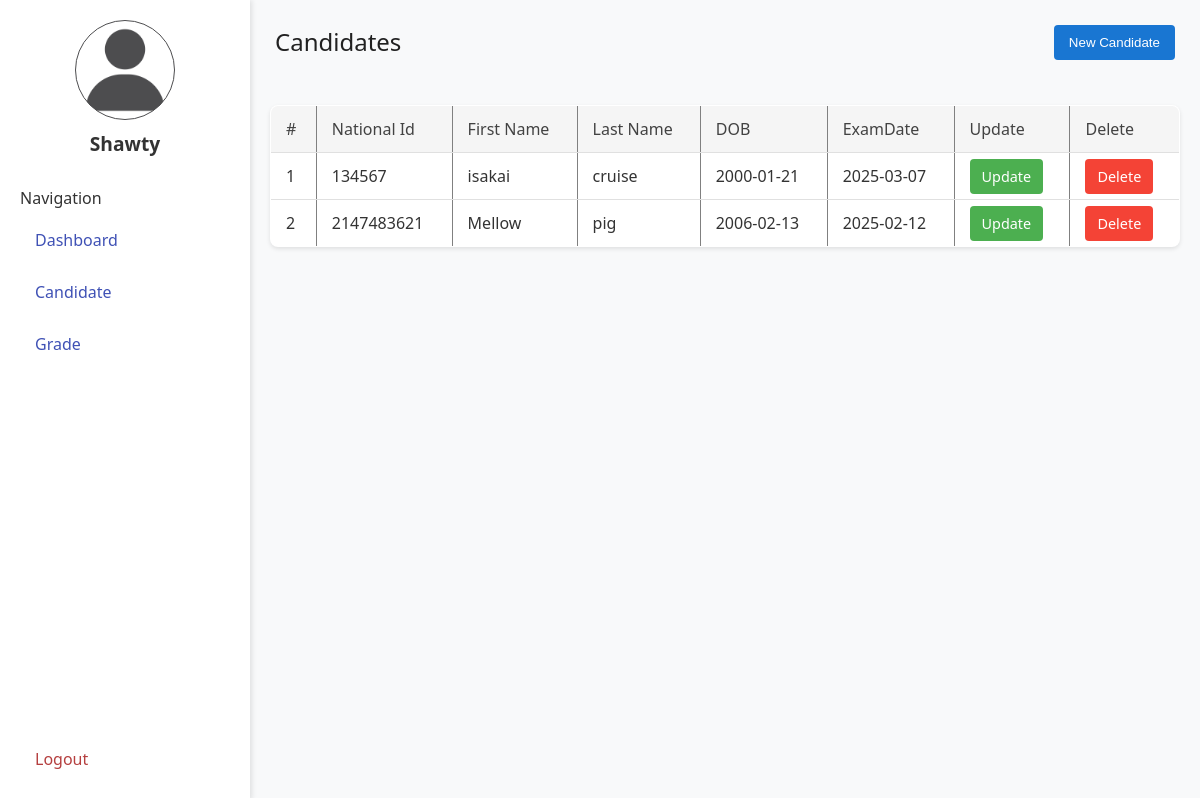
The app's page /pages/candidate_view.php (signed in) with its own data.
### tables this page shows
CREATE TABLE `candidate` (
  `candidateNationalId` int(11) NOT NULL,
  `firstName` varchar(200) NOT NULL,
  `lastName` varchar(200) NOT NULL,
  `DOB` date NOT NULL,
  `ExamDate` date NOT NULL
);

### pages/candidate_view.php (the view, shortened to what this page needs)
<?php
include "../php/connect.php";
$fetch = mysqli_query($con, "SELECT * FROM candidate");
$num = mysqli_num_rows($fetch);
?>
<!DOCTYPE html>
<html lang="en">
<head>
    <link rel="stylesheet" href="../css/main.css">
</head>
<body>
    <?php include "../html/Sidebar.php"; ?>
    <main>
        <div class="top-cont">
            <h3>Candidates</h3>
            <a href="candidate_add.php"><button>New Candidate</button></a>
        </div>
        <table border="1">
            <thead>
                <tr>
                    <th>#</th>
                    <th>National Id</th>
                    <th>First Name</th>
                    <th>Last Name</th>
                    <th>DOB</th>
                    <th>ExamDate</th>
                    <th>Update</th>
                    <th>Delete</th>
                </tr>
            </thead>
            <tbody>
                <?php
                if ($num > 0) {
                    $count = 0;
                    while ($row = mysqli_fetch_assoc($fetch)) {
                ?>
                        <tr>
                            <td><?php echo ++$count; ?></td>
                            <td><?php echo $row['candidateNationalId'] ?></td>
                            <td><?php echo $row['firstName']; ?></td>
                            <td><?php echo $row['lastName']; ?></td>
                            <td><?php echo $row['DOB']; ?></td>
                            <td><?php echo $row['ExamDate']; ?></td>
                            <td><a class="update" href="candidate_update.php?id=<?php echo $row['candidateNationalId'] ?>">Update</a></td>
                            <td><a class="delete" href="../php/candidate_delete.php?id=<?php echo $row['candidateNationalId'] ?>">Delete</a></td>
                        </tr>
                <?php
                    }
                } else {
                    echo "<tr><td colspan='8' align='center'>No candidate added yet</td></tr>";
                }
                ?>
            </tbody>
        </table>
    </main>
</body>
</html>

### css/main.css (style rules this page uses)
:root { --background: #f1f1f1; --sidebar: #f8fafd; }
* { margin: 0; padding: 0; box-sizing: border-box; }
body, html { width: 100%; height: 100vh; font-family: "Segoe UI", Tahoma, Geneva, Verdana, sans-serif; display: flex; background-color: #f8f9fa; color: #333; }
main { flex-grow: 1; padding: 20px; display: flex; flex-direction: column; gap: 20px; }
main .top-cont { display: flex; justify-content: space-between; padding: 5px; }
main .top-cont h3 { margin: 0; font-size: 1.5em; font-weight: 500; color: #212121; }
main .top-cont button { background-color: #1976d2; color: white; border: none; padding: 10px 15px; border-radius: 4px; cursor: pointer; transition: background-color 0.3s ease; }
table { width: 100%; border-collapse: collapse; margin-top: 20px; background-color: #fff; box-shadow: 0 2px 4px rgba(0, 0, 0, 0.1); border-radius: 8px; overflow: hidden; }
th, td { padding: 12px 15px; text-align: left; border-bottom: 1px solid #e0e0e0; }
th { background-color: #f5f5f5; font-weight: 500; color: #424242; }
table tr:last-child td { border-bottom: none; }
td a.update, td a.delete { padding: 8px 12px; border-radius: 4px; text-decoration: none; font-size: 0.9em; transition: background-color 0.3s ease, color 0.3s ease; }
td a.update { background-color: #4caf50; color: white; }
td a.delete { background-color: #f44336; color: white; }

### records on screen
candidate: candidateNationalId "134567", firstName "isakai", lastName "cruise", DOB "2000-01-21", ExamDate "2025-03-07"
candidate: candidateNationalId "2147483621", firstName "Mellow", lastName "pig", DOB "2006-02-13", ExamDate "2025-02-12"

### other values on screen
$_SESSION['name'] "Shawty"
